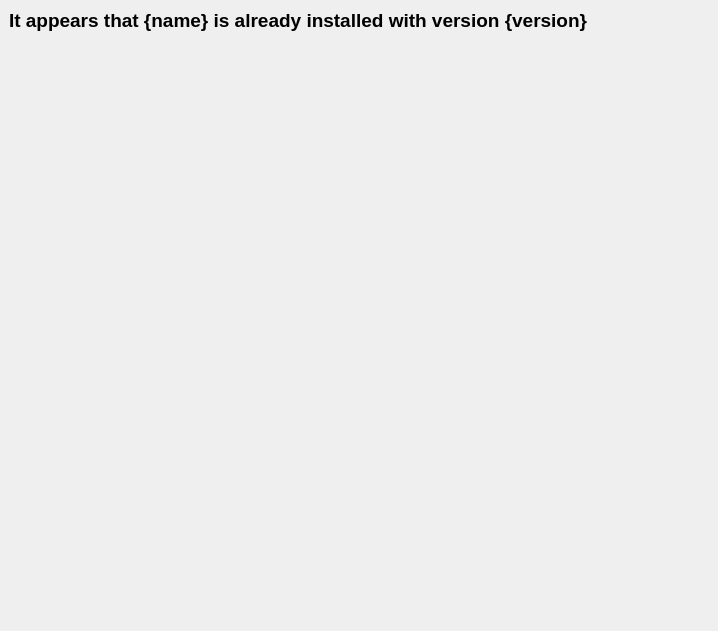
<?xml version="1.0" encoding="UTF-8"?>
<ui version="4.0">
 <class>MainWindow2</class>
 <widget class="QMainWindow" name="MainWindow2">
  <property name="geometry">
   <rect>
    <x>0</x>
    <y>0</y>
    <width>718</width>
    <height>631</height>
   </rect>
  </property>
  <property name="windowTitle">
   <string>MainWindow</string>
  </property>
  <widget class="QWidget" name="centralwidget">
   <layout class="QFormLayout" name="formLayout">
    <item row="0" column="0">
     <widget class="QLabel" name="label">
      <property name="text">
       <string>&lt;html&gt;&lt;head/&gt;&lt;body&gt;&lt;p&gt;&lt;span style=&quot; font-size:14pt; font-weight:600;&quot;&gt;It appears that {name} is already installed with version {version}&lt;/span&gt;&lt;/p&gt;&lt;/body&gt;&lt;/html&gt;</string>
      </property>
     </widget>
    </item>
   </layout>
  </widget>
 </widget>
 <resources/>
 <connections/>
</ui>
